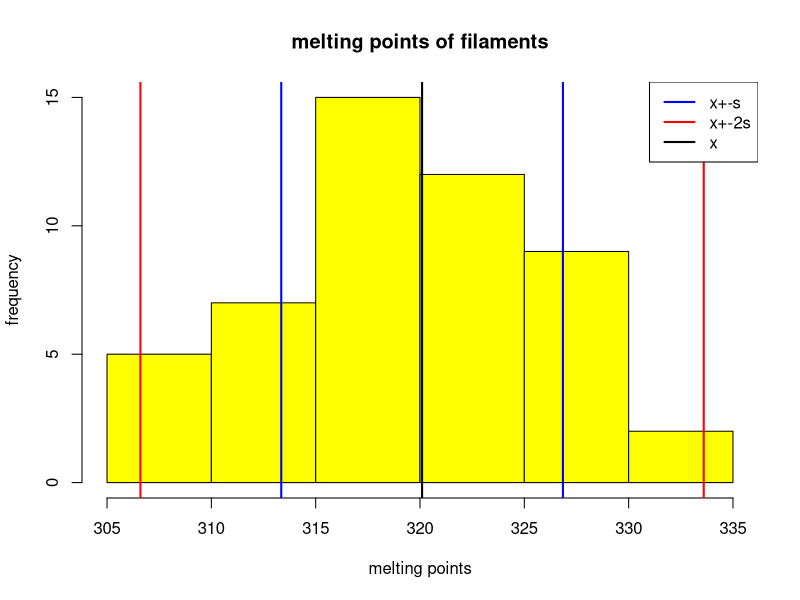
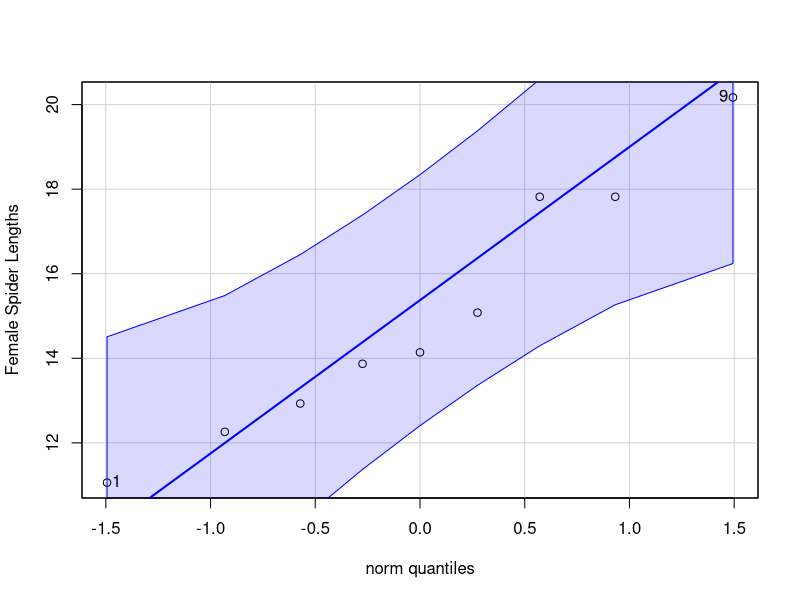
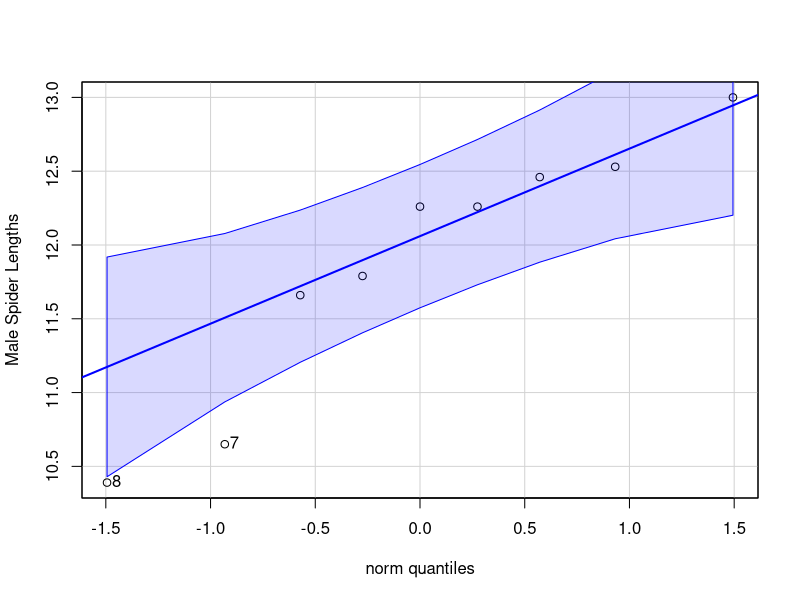

Generate these figures, in order, with R:
# Problem 6.1-4
a <- c(320, 326, 325, 318, 322, 320, 329, 317, 316, 331,
320, 320, 317, 329, 316, 308, 321, 319, 322, 335,
318, 313, 327, 314, 329, 323, 327, 323, 324, 314,
308, 305, 328, 330, 322, 310, 324, 314, 312, 318,
313, 320, 324, 311, 317, 325, 328, 319, 310, 324)

# part b
abar = mean(a)
s2 = var(a)
standard_dev = sd(a)

# part a
hist(a, 
main="melting points of filaments", 
xlab="melting points", 
ylab="frequency",
col="yellow");

abline(v=abar-standard_dev,col="blue",lwd=2);
abline(v=abar+standard_dev,col="blue",lwd=2);
abline(v=abar-2*standard_dev,col="red",lwd=2);
abline(v=abar+2*standard_dev,col="red",lwd=2);
abline(v=abar,col="black",lwd=2)

legend("topright", c("x+-s", "x+-2s", "x"), col=c("blue", "red", "black"), lwd=2)


# part c
sum((abar - standard_dev) < a & a < (abar + standard_dev))
sum((abar - 2 * standard_dev) < a & a < (abar + 2 * standard_dev))


# Problem 6.1-11 (9th edition)


# Problem 6.2-8
d <- c(102.0, 106.3, 106.6, 108.8, 107.7, 106.1, 105.9, 106.7, 106.8, 110.2, 101.7, 106.6, 106.3, 110.2, 109.9, 102.0, 105.8, 109.1, 106.7, 107.3, 102.0, 106.8, 110.0, 107.9, 109.3)
d <- sort(d)

# part b
index<-.25 * (length(d) + 1)
if (index%%1 > 0){
	rem <- index%%1;
	ind <- index%/%1;
	Q1 <- d[ind] * (1-rem) + d[ind+1] * (rem);
} else {
	Q1 <- d[index]
}

index<-.75 * (length(d) + 1)
if (index%%1 > 0){
	rem <- index%%1
	ind <- index%/%1
	Q3 <- d[ind] * (1-rem) + d[ind+1] * (rem)
} else { 
	Q3 <- d[index]
}
d_min = min(d)
d_med = median(d)
d_max = max(d)


# part c

IQR = Q3 - Q1
suspected_outliers = sum((Q1 - 3 * IQR) < d & d < (Q1 - 1.5 * IQR))
suspected_outliers = suspected_outliers + sum((Q3 + 1.5 * IQR) < d & d < (Q3 + 3 * IQR))

outliers = sum((-Inf) < d & d < (Q1 - 3 * IQR))
outliers = outliers + sum((Q3 + 3 * IQR) < d & d < (Inf))


# problem 6.3-13

x <- c(11.06, 13.87, 12.93, 15.08, 17.82, 14.14, 12.26, 17.82, 20.17)
y <- c(12.26, 11.66, 12.53, 13.00, 11.79, 12.46, 10.65, 10.39, 12.26)


library("car")
# part a
qqPlot(x, ylab="Female Spider Lengths")

# part b
qqPlot(y, ylab="Male Spider Lengths")
